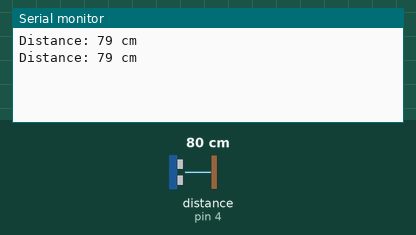
A sketch run on a simulated Arduino Uno, built with avr-gcc and run on an emulated ATmega328P. Shown: the last lines printed to the serial monitor. The inputs (shaded band) are chosen by the test bench; at power-on: distance to the obstacle (sensor on pin 4) 80 cm. The echo pulse lasts 58.3 µs per cm.

Above: at 2.8 s.
2.9 s: distance to the obstacle (sensor on pin 4) set to 2 cm
At 4.4 s:
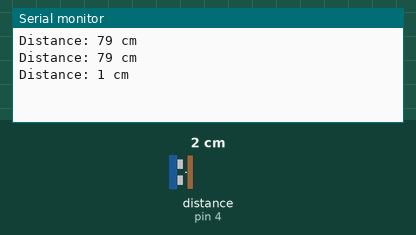
5.6 s: distance to the obstacle (sensor on pin 4) set to 4 cm
At 7.2 s:
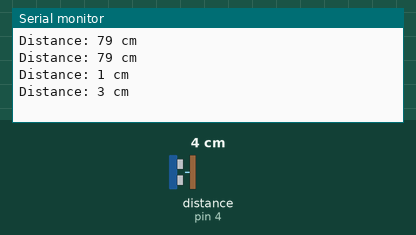
Timing chart, 0 to 8.7 s (numbered marks = the images above; inputs shaded):
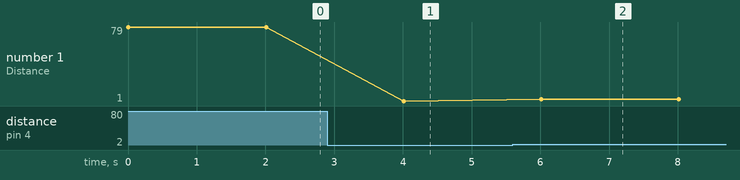

Measured:
- after the input at 2.9 s, the serial monitor: prints a new line after 1.1 s (image 1)
- after the input at 5.6 s, the serial monitor: prints a new line after 0.41 s (image 2)
- plotted number 1: 79 → 1 after the input at 2.9 s, 1 → 3 after the input at 5.6 s

The sketch:

Ultrasonic_sensor.1ino.ino
```cpp
#define TRIG_PIN 0
#define ECHO_PIN 4

void setup() {
  Serial.begin(115200);
  pinMode(TRIG_PIN, OUTPUT);
  pinMode(ECHO_PIN, INPUT);
}

void loop() {
  digitalWrite(TRIG_PIN, LOW);
  delayMicroseconds(2);

  digitalWrite(TRIG_PIN, HIGH);
  delayMicroseconds(10);
  digitalWrite(TRIG_PIN, LOW);

  long duration = pulseIn(ECHO_PIN, HIGH, 25000); // timeout 25ms
  long distance = duration * 0.034 / 2;

  Serial.print("Distance: ");
  Serial.print(distance);
  Serial.println(" cm");

  delay(2000);
}
```
